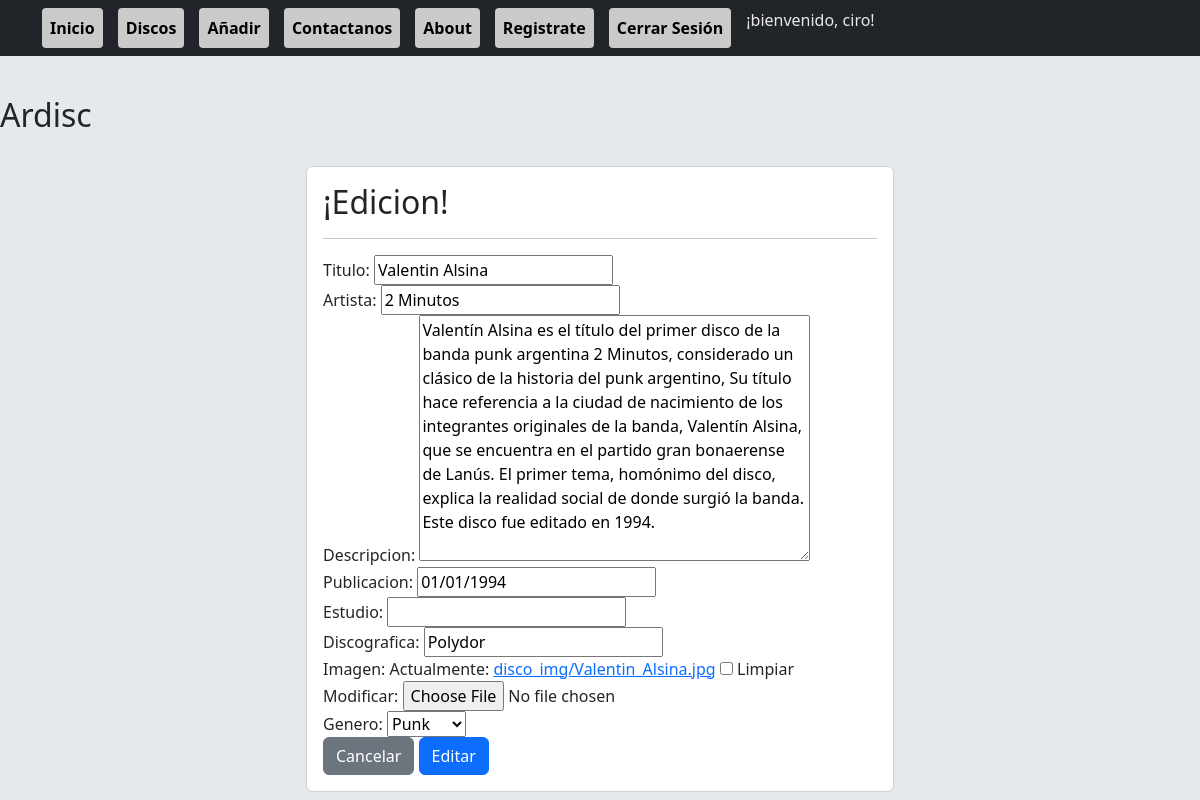
The page /Editar-Disco/4/ (signed in) on the database its author committed.
### Aplicacion/models.py (models this page shows, shortened)
class Disco(models.Model):
    Titulo = models.CharField(max_length=40)
    Artista = models.CharField(max_length=40)
    Descripcion = models.TextField()
    Publicacion =  models.DateField()
    Estudio = models.CharField(max_length=40,null=True, blank=True)
    Discografica = models.CharField(max_length=40,null=True, blank=True)
    Imagen = models.ImageField(upload_to='disco_img/', null=True, blank=True)
    Genero = models.ForeignKey(Genero, on_delete=models.PROTECT)

### Aplicacion/views.py (the view)
# urls.py: path('Editar-Disco/<id>/', views.Editar_Disco, name="Editar-Disco"),
@login_required
@user_passes_test(is_admin)
def Editar_Disco(request, id):
    disco = Disco.objects.get(id=id)
    formulario = DiscoFormulario(instance=disco)
    if request.method == 'POST':
        formulario = DiscoFormulario(data=request.POST, instance=disco, files=request.FILES)
        if formulario.is_valid():
            formulario.save()
            return redirect('Disco-Editado')
    {'formulario' : formulario}
    return render(request, 'aplicacion/crud/editar.html', {'formulario': formulario})

### Aplicacion/forms.py
class DiscoFormulario(forms.ModelForm):
    class Meta:
        model = Disco
        fields = '__all__'

### Aplicacion/models.py (called while the page is built)
    def __str__(self):
        return self.Nombre

### Aplicacion/views.py (called while the page is built)
def is_admin(user):
    return user.is_superuser

### Aplicacion/templates/aplicacion/crud/editar.html (shortened to what this page needs)
{% extends 'aplicacion/inicio.html' %} {% load static %}
{% block '' %}
<br>
<div class="row">
    <div class="col-12 col-md-6 offset-md-3">
        <div class="card">
            <div class="card-body">
                <h2> ¡Edicion! </h2>
                <form action="" method="post">
                    <hr>
                    {{ formulario }}
                    <div class="d-flex justify-contend-end">
                        <input type="reset" value="Cancelar" class="btn btn-secondary">
                        <button type="submit" value="Editar" class="btn btn-primary">Editar</button>
                    </div>
                </form>
            </div>
        </div>
    </div>
</div>
{% endblock %}

### Aplicacion/templates/aplicacion/inicio.html (shortened to what this page needs)
{% load static %}
<!DOCTYPE html>
<html lang="en">
<head>
    <link href="https://cdn.jsdelivr.net/npm/bootstrap@5.3.3/dist/css/bootstrap.min.css" rel="stylesheet"
>
</head>
<body>
    <br><br><br><br>
    <h2> Ardisc </h2>
    <nav class="navbar navbar-expand-sm bg-dark navbar-dark py-2 fixed-top">
        <div class="container">
            <div class="collapse navbar-collapse" id="navmenu">
                <ul class="navbar-nav mr-auto">
                    <li class="nav-item"><a class="nav-link" href="{% url 'Inicio' %}">Inicio</a></li>
                    <li class="nav-item"><a class="nav-link" href="{% url 'Discos' %}">Discos</a></li>
                    <li class="nav-item"><a class="nav-link" href="{% url 'Agregar-Disco' %}">Añadir</a></li>
                    <li class="nav-item"><a class="nav-link" href="{% url 'Contacto' %}">Contactanos</a></li>
                    <li class="nav-item"><a class="nav-link" href="{% url 'About' %}">About</a></li>
                    <li class="nav-item"><a class="nav-link" href="{% url 'register' %}">Registrate</a></li>
                    {% if user.is_authenticated %}
                    <li class="nav-item"><a class="nav-link" href="{% url 'logout' %}">Cerrar Sesión</a></li>
                    <li class="nav-item">¡bienvenido, {{ user.username }}!</li>
                    {% else %}
                    <li class="nav-item"><a class="nav-link" href="{% url 'login' %}">Iniciar Sesión</a></li>
                    {% endif %}
                </ul>
            </div>
        </div>
    </nav>
</body>
{% block '' %}{% endblock %}
</html>

### Aplicacion/templates/aplicacion/inicio.html (style rules this page uses)
body { background-color: #3b666c22; }
.navbar-nav { list-style: none; padding: 0; margin: 0; }
.nav-item { display: inline; color: #e9e9e9; }
.nav-link { text-decoration: none; color: #000000; font-weight: bold; padding: 8px 12px; border-radius: 4px; background-color: #cacaca; transition: background-color 0.2s, color 0.2s; }
.navbar-nav .nav-item { margin-right: 15px; }

### rows shown on the page
Disco: Titulo "Valentin Alsina", Artista "2 Minutos", Descripcion "Valentín Alsina es el título del primer disco de la banda punk argentina 2 Minutos, considerado un clásico de la historia del punk argentino, Su título hace referencia a la ciudad de nacimiento de los integrantes originales de la banda, Valentín Alsina, que se encuentra en el partido gran bonaerense de Lanús. El primer tema, homónimo del disco, explica la realidad social de donde surgió la banda. Este disco fue editado en 1994.", Publicacion "01/01/1994", Discografica "Polydor", Genero "Punk"

### other values the page prints
{{ user.username }} "ciro"
